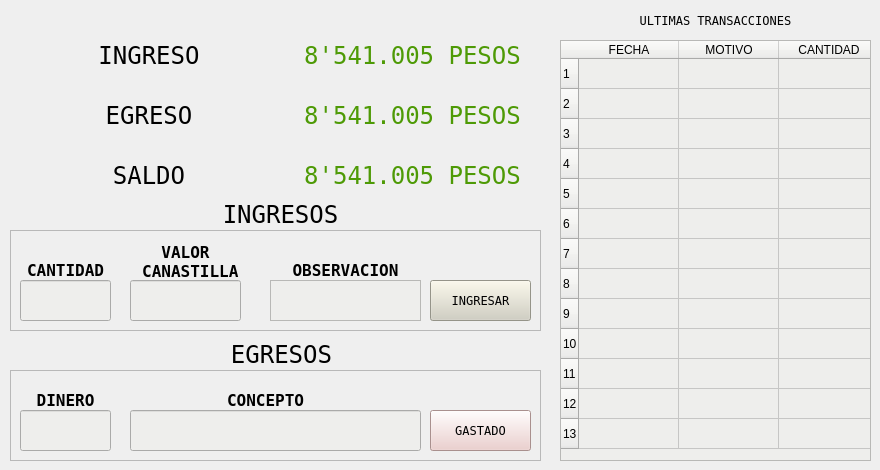
    <widget class="QWidget" name="tab_4">
     <attribute name="title">
      <string>OTROS</string>
     </attribute>
     <widget class="QTableWidget" name="tableWidget_21">
      <property name="geometry">
       <rect>
        <x>560</x>
        <y>40</y>
        <width>311</width>
        <height>421</height>
       </rect>
      </property>
      <property name="styleSheet">
       <string notr="true">font: 11pt &quot;Andale Mono&quot;;
background-color: rgb(238, 238, 236);</string>
      </property>
      <property name="verticalScrollBarPolicy">
       <enum>Qt::ScrollBarAlwaysOff</enum>
      </property>
      <property name="horizontalScrollBarPolicy">
       <enum>Qt::ScrollBarAlwaysOff</enum>
      </property>
      <row>
       <property name="text">
        <string>1</string>
       </property>
      </row>
      <row>
       <property name="text">
        <string>2</string>
       </property>
      </row>
      <row>
       <property name="text">
        <string>3</string>
       </property>
      </row>
      <row>
       <property name="text">
        <string>4</string>
       </property>
      </row>
      <row>
       <property name="text">
        <string>5</string>
       </property>
      </row>
      <row>
       <property name="text">
        <string>6</string>
       </property>
      </row>
      <row>
       <property name="text">
        <string>7</string>
       </property>
      </row>
      <row>
       <property name="text">
        <string>8</string>
       </property>
      </row>
      <row>
       <property name="text">
        <string>9</string>
       </property>
      </row>
      <row>
       <property name="text">
        <string>10</string>
       </property>
      </row>
      <row>
       <property name="text">
        <string>11</string>
       </property>
      </row>
      <row>
       <property name="text">
        <string>12</string>
       </property>
      </row>
      <row>
       <property name="text">
        <string>13</string>
       </property>
      </row>
      <column>
       <property name="text">
        <string>FECHA</string>
       </property>
      </column>
      <column>
       <property name="text">
        <string>MOTIVO</string>
       </property>
      </column>
      <column>
       <property name="text">
        <string>CANTIDAD</string>
       </property>
      </column>
     </widget>
     <widget class="QFrame" name="frame_15">
      <property name="geometry">
       <rect>
        <x>10</x>
        <y>230</y>
        <width>531</width>
        <height>101</height>
       </rect>
      </property>
      <property name="font">
       <font>
        <family>Andale Mono</family>
       </font>
      </property>
      <property name="frameShape">
       <enum>QFrame::StyledPanel</enum>
      </property>
      <property name="frameShadow">
       <enum>QFrame::Raised</enum>
      </property>
      <widget class="QLabel" name="label_204">
       <property name="geometry">
        <rect>
         <x>10</x>
         <y>20</y>
         <width>91</width>
         <height>41</height>
        </rect>
       </property>
       <property name="font">
        <font>
         <family>Andale Mono</family>
         <pointsize>12</pointsize>
         <weight>75</weight>
         <bold>true</bold>
        </font>
       </property>
       <property name="text">
        <string>CANTIDAD</string>
       </property>
       <property name="alignment">
        <set>Qt::AlignCenter</set>
       </property>
      </widget>
      <widget class="QPushButton" name="boton_gastar_alimento_28">
       <property name="geometry">
        <rect>
         <x>420</x>
         <y>50</y>
         <width>101</width>
         <height>41</height>
        </rect>
       </property>
       <property name="font">
        <font>
         <family>Andale Mono</family>
        </font>
       </property>
       <property name="styleSheet">
        <string notr="true">background-color: rgb(209, 207, 192);</string>
       </property>
       <property name="text">
        <string>INGRESAR</string>
       </property>
      </widget>
      <widget class="QLabel" name="label_206">
       <property name="geometry">
        <rect>
         <x>120</x>
         <y>10</y>
         <width>111</width>
         <height>44</height>
        </rect>
       </property>
       <property name="font">
        <font>
         <family>Andale Mono</family>
         <pointsize>12</pointsize>
         <weight>75</weight>
         <bold>true</bold>
        </font>
       </property>
       <property name="text">
        <string>VALOR
 CANASTILLA</string>
       </property>
       <property name="alignment">
        <set>Qt::AlignCenter</set>
       </property>
      </widget>
      <widget class="QLabel" name="label_279">
       <property name="geometry">
        <rect>
         <x>260</x>
         <y>20</y>
         <width>151</width>
         <height>41</height>
        </rect>
       </property>
       <property name="font">
        <font>
         <family>Andale Mono</family>
         <pointsize>12</pointsize>
         <weight>75</weight>
         <bold>true</bold>
        </font>
       </property>
       <property name="text">
        <string>OBSERVACION</string>
       </property>
       <property name="alignment">
        <set>Qt::AlignCenter</set>
       </property>
      </widget>
      <widget class="QLineEdit" name="cantidad_alimento_dado_52">
       <property name="geometry">
        <rect>
         <x>10</x>
         <y>50</y>
         <width>91</width>
         <height>41</height>
        </rect>
       </property>
       <property name="styleSheet">
        <string notr="true">background-color: rgb(238, 238, 236);</string>
       </property>
      </widget>
      <widget class="QTextEdit" name="comentario_venta_16">
       <property name="geometry">
        <rect>
         <x>260</x>
         <y>50</y>
         <width>151</width>
         <height>41</height>
        </rect>
       </property>
       <property name="font">
        <font/>
       </property>
       <property name="styleSheet">
        <string notr="true">background-color: rgb(238, 238, 236);</string>
       </property>
       <property name="html">
        <string>&lt;!DOCTYPE HTML PUBLIC &quot;-//W3C//DTD HTML 4.0//EN&quot; &quot;http://www.w3.org/TR/REC-html40/strict.dtd&quot;&gt;
&lt;html&gt;&lt;head&gt;&lt;meta name=&quot;qrichtext&quot; content=&quot;1&quot; /&gt;&lt;style type=&quot;text/css&quot;&gt;
p, li { white-space: pre-wrap; }
&lt;/style&gt;&lt;/head&gt;&lt;body style=&quot; font-family:'Ubuntu'; font-size:11pt; font-weight:400; font-style:normal;&quot;&gt;
&lt;p style=&quot;-qt-paragraph-type:empty; margin-top:0px; margin-bottom:0px; margin-left:0px; margin-right:0px; -qt-block-indent:0; text-indent:0px;&quot;&gt;&lt;br /&gt;&lt;/p&gt;&lt;/body&gt;&lt;/html&gt;</string>
       </property>
      </widget>
      <widget class="QLineEdit" name="cantidad_alimento_dado_53">
       <property name="geometry">
        <rect>
         <x>120</x>
         <y>50</y>
         <width>111</width>
         <height>41</height>
        </rect>
       </property>
       <property name="styleSheet">
        <string notr="true">background-color: rgb(238, 238, 236);</string>
       </property>
      </widget>
     </widget>
     <widget class="QWidget" name="layoutWidget_33">
      <property name="geometry">
       <rect>
        <x>20</x>
        <y>100</y>
        <width>521</width>
        <height>30</height>
       </rect>
      </property>
      <layout class="QHBoxLayout" name="horizontalLayout_30">
       <item>
        <widget class="QLabel" name="label_280">
         <property name="font">
          <font>
           <family>Andale Mono</family>
           <pointsize>18</pointsize>
          </font>
         </property>
         <property name="text">
          <string>EGRESO</string>
         </property>
         <property name="alignment">
          <set>Qt::AlignCenter</set>
         </property>
        </widget>
       </item>
       <item>
        <widget class="QLabel" name="cantidad_efectivo_58">
         <property name="font">
          <font>
           <family>Andale Mono</family>
           <pointsize>18</pointsize>
          </font>
         </property>
         <property name="styleSheet">
          <string notr="true">color: rgb(78, 154, 6);</string>
         </property>
         <property name="text">
          <string>8'541.005 PESOS</string>
         </property>
         <property name="alignment">
          <set>Qt::AlignCenter</set>
         </property>
        </widget>
       </item>
      </layout>
     </widget>
     <widget class="QWidget" name="layoutWidget_34">
      <property name="geometry">
       <rect>
        <x>20</x>
        <y>40</y>
        <width>521</width>
        <height>30</height>
       </rect>
      </property>
      <layout class="QHBoxLayout" name="horizontalLayout_31">
       <item>
        <widget class="QLabel" name="label_281">
         <property name="font">
          <font>
           <family>Andale Mono</family>
           <pointsize>18</pointsize>
          </font>
         </property>
         <property name="text">
          <string>INGRESO</string>
         </property>
         <property name="alignment">
          <set>Qt::AlignCenter</set>
         </property>
        </widget>
       </item>
       <item>
        <widget class="QLabel" name="cantidad_efectivo_59">
         <property name="font">
          <font>
           <family>Andale Mono</family>
           <pointsize>18</pointsize>
          </font>
         </property>
         <property name="styleSheet">
          <string notr="true">color: rgb(78, 154, 6);</string>
         </property>
         <property name="text">
          <string>8'541.005 PESOS</string>
         </property>
         <property name="alignment">
          <set>Qt::AlignCenter</set>
         </property>
        </widget>
       </item>
      </layout>
     </widget>
     <widget class="QWidget" name="layoutWidget_35">
      <property name="geometry">
       <rect>
        <x>20</x>
        <y>160</y>
        <width>521</width>
        <height>30</height>
       </rect>
      </property>
      <layout class="QHBoxLayout" name="horizontalLayout_32">
       <item>
        <widget class="QLabel" name="label_282">
         <property name="font">
          <font>
           <family>Andale Mono</family>
           <pointsize>18</pointsize>
          </font>
         </property>
         <property name="text">
          <string>SALDO</string>
         </property>
         <property name="alignment">
          <set>Qt::AlignCenter</set>
         </property>
        </widget>
       </item>
       <item>
        <widget class="QLabel" name="cantidad_efectivo_60">
         <property name="font">
          <font>
           <family>Andale Mono</family>
           <pointsize>18</pointsize>
          </font>
         </property>
         <property name="styleSheet">
          <string notr="true">color: rgb(78, 154, 6);</string>
         </property>
         <property name="text">
          <string>8'541.005 PESOS</string>
         </property>
         <property name="alignment">
          <set>Qt::AlignCenter</set>
         </property>
        </widget>
       </item>
      </layout>
     </widget>
     <widget class="QLabel" name="label_283">
      <property name="geometry">
       <rect>
        <x>26</x>
        <y>340</y>
        <width>511</width>
        <height>28</height>
       </rect>
      </property>
      <property name="font">
       <font>
        <family>Andale Mono</family>
        <pointsize>18</pointsize>
       </font>
      </property>
      <property name="text">
       <string>EGRESOS</string>
      </property>
      <property name="alignment">
       <set>Qt::AlignCenter</set>
      </property>
     </widget>
     <widget class="QFrame" name="frame_16">
      <property name="geometry">
       <rect>
        <x>10</x>
        <y>370</y>
        <width>531</width>
        <height>91</height>
       </rect>
      </property>
      <property name="font">
       <font>
        <family>Andale Mono</family>
       </font>
      </property>
      <property name="frameShape">
       <enum>QFrame::StyledPanel</enum>
      </property>
      <property name="frameShadow">
       <enum>QFrame::Raised</enum>
      </property>
      <widget class="QPushButton" name="boton_gastar_alimento_29">
       <property name="geometry">
        <rect>
         <x>420</x>
         <y>40</y>
         <width>101</width>
         <height>41</height>
        </rect>
       </property>
       <property name="font">
        <font>
         <family>Andale Mono</family>
        </font>
       </property>
       <property name="styleSheet">
        <string notr="true">background-color: rgb(236, 201, 199);</string>
       </property>
       <property name="text">
        <string>GASTADO</string>
       </property>
      </widget>
      <widget class="QLabel" name="label_284">
       <property name="geometry">
        <rect>
         <x>10</x>
         <y>10</y>
         <width>91</width>
         <height>41</height>
        </rect>
       </property>
       <property name="font">
        <font>
         <family>Andale Mono</family>
         <pointsize>12</pointsize>
         <weight>75</weight>
         <bold>true</bold>
        </font>
       </property>
       <property name="text">
        <string>DINERO</string>
       </property>
       <property name="alignment">
        <set>Qt::AlignCenter</set>
       </property>
      </widget>
      <widget class="QLineEdit" name="cantidad_alimento_dado_54">
       <property name="geometry">
        <rect>
         <x>10</x>
         <y>40</y>
         <width>91</width>
         <height>41</height>
        </rect>
       </property>
       <property name="styleSheet">
        <string notr="true">background-color: rgb(238, 238, 236);</string>
       </property>
      </widget>
      <widget class="QLineEdit" name="cantidad_alimento_dado_55">
       <property name="geometry">
        <rect>
         <x>120</x>
         <y>40</y>
         <width>291</width>
         <height>41</height>
        </rect>
       </property>
       <property name="styleSheet">
        <string notr="true">background-color: rgb(238, 238, 236);</string>
       </property>
      </widget>
      <widget class="QLabel" name="label_285">
       <property name="geometry">
        <rect>
         <x>120</x>
         <y>20</y>
         <width>271</width>
         <height>21</height>
        </rect>
       </property>
       <property name="font">
        <font>
         <family>Andale Mono</family>
         <pointsize>12</pointsize>
         <weight>75</weight>
         <bold>true</bold>
        </font>
       </property>
       <property name="text">
        <string>CONCEPTO</string>
       </property>
       <property name="alignment">
        <set>Qt::AlignCenter</set>
       </property>
      </widget>
      <zorder>label_285</zorder>
      <zorder>boton_gastar_alimento_29</zorder>
      <zorder>label_284</zorder>
      <zorder>cantidad_alimento_dado_54</zorder>
      <zorder>cantidad_alimento_dado_55</zorder>
     </widget>
     <widget class="QLabel" name="label_286">
      <property name="geometry">
       <rect>
        <x>20</x>
        <y>200</y>
        <width>521</width>
        <height>28</height>
       </rect>
      </property>
      <property name="font">
       <font>
        <family>Andale Mono</family>
        <pointsize>18</pointsize>
       </font>
      </property>
      <property name="text">
       <string>INGRESOS</string>
      </property>
      <property name="alignment">
       <set>Qt::AlignCenter</set>
      </property>
     </widget>
     <widget class="QLabel" name="label_287">
      <property name="geometry">
       <rect>
        <x>560</x>
        <y>0</y>
        <width>311</width>
        <height>41</height>
       </rect>
      </property>
      <property name="font">
       <font>
        <family>Andale Mono</family>
       </font>
      </property>
      <property name="text">
       <string>ULTIMAS TRANSACCIONES</string>
      </property>
      <property name="alignment">
       <set>Qt::AlignCenter</set>
      </property>
     </widget>
    </widget>
